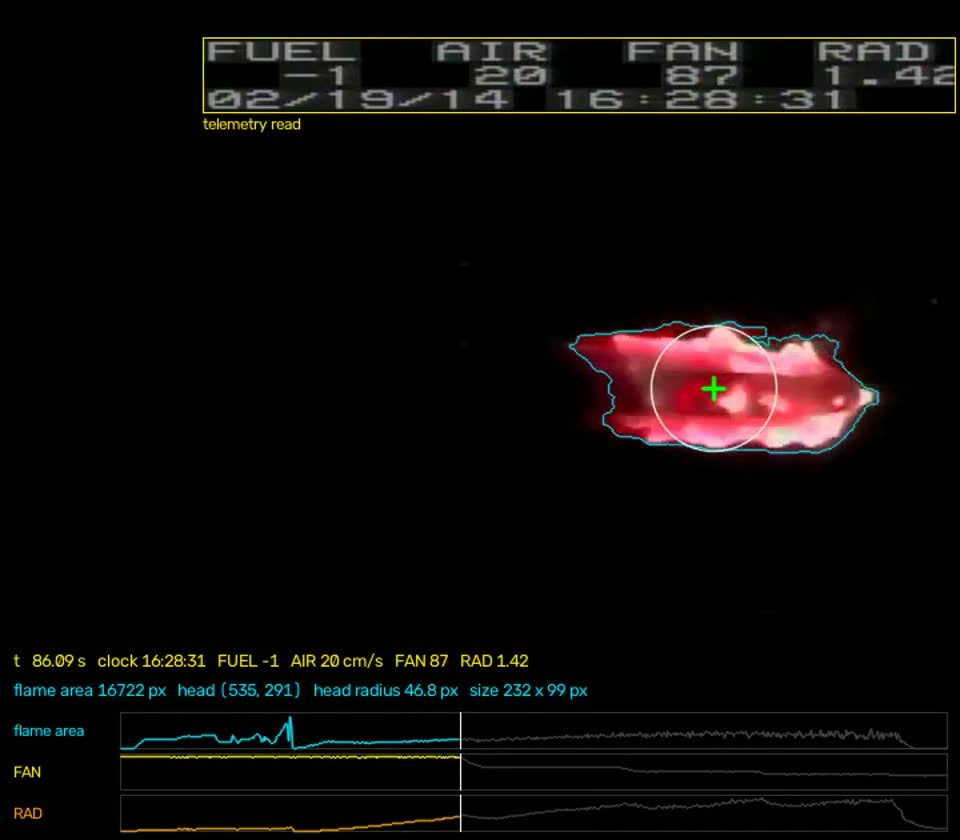
#> input picture site/hero.jpg, 960 x 840 px
$ python -i bass.py   (imports and definitions only)
#> lines starting #> are read from the running program, lines starting #| are printed output that depends on the picture; after the words box and inside, x2 and y2 are one past the last pixel; in counts of white or black regions, pixels touching at a corner belong together
#> further down, picture is the input picture: shape (840, 960, 3); mean B, G, R 8.7, 9.6, 12.6
"""BASS / BASS-II video reader: telemetry overlay and flame signal, frame by frame.

The BASS video burns a telemetry overlay into every frame:

    FUEL   AIR   FAN   RAD
      -2    20    89   0.26
    02/19/14 16:27:15

FUEL is the fuel-flow reading, AIR the anemometer reading (cm/s, slow
response), FAN the fan setting on the display, RAD the radiometer reading. The
overlay uses a fixed-pitch font at a fixed position, so every character sits in
a known cell.

Digit templates need no manual labels: the units-of-seconds digit of the clock
advances once per second in a known order, so it labels itself. Every other
digit cell is classified by normalised correlation against those templates.

Output is one row per video frame. A value is null when its cell could not be
read with confidence (frames where the overlay is mid-update); nothing is
interpolated or filled.

Geometry was measured on 720x480 files of PSI-25. `clock_selfcheck` and
`clock_step_ok` are reported per file so a different layout is detected
instead of silently misread.
"""
from __future__ import annotations

from dataclasses import dataclass

import cv2
import numpy as np

# Overlay geometry (pixels, 720x480 source).
CELL_X0 = 185.0      # left edge of character cell k = 0
CELL_PITCH = 28.63   # horizontal pitch between cells
CELL_W = 24
ROWS_LABELS = (32, 45)
ROWS_VALUES = (50, 63)
ROWS_CLOCK = (68, 81)
OVERLAY_BOTTOM = 90  # flame ROI starts below this row
FRAME_SIZE = (720, 480)
VISIBLE_RIGHT = 716    # columns from here on are black padding

LABEL_CELLS = (0, 1, 2, 3, 5, 6, 7, 10, 11, 12, 15, 16, 17)   # FUEL AIR FAN RAD
# Character cells (index k) on the values row. The value is right-aligned in each field.
FIELD_CELLS = {"fuel": (0, 1, 2), "air": (5, 6, 7), "fan": (10, 11, 12)}
RAD_CELLS = (15, 17, 18)       # units, tenths, hundredths ('.' at 16); cell 18 is cut by the frame edge
# Clock row: MM/DD/YY HH:MM:SS starting at cell -1.
DATE_CELLS = (-1, 0, 2, 3, 5, 6)
TIME_CELLS = (8, 9, 11, 12, 14, 15)
SEC_UNITS_CELL = 15

BLANK_MAX = 90        # a cell whose brightest pixel is below this is blank
MIN_SCORE = 0.80      # minimum template correlation to accept a digit
MAX_SHIFT = 2         # horizontal tolerance (px) when matching a cell to a template
FLAME_LEVEL = 60      # max(R,G,B) above this counts as a lit pixel
DIM_LEVEL = 24        # lower level for dim blue flames (near the quenching limit)
CORE_LEVEL = 200      # saturated flame core
MIN_REGION_PX = 40    # smaller lit regions are noise
BODY_SHARE = 0.25     # flame body: pixels above this share of the frame's peak level
CORE_SHARE = 0.85     # hot core: pixels above this share of the peak
LIGHTS_ON_BG = 10.0   # median level above this means the chamber lights are on
_KERNEL = np.ones((3, 3), np.uint8)
EDGE_MAX_LOSS = 0.01  # the cut RAD hundredths digit is dropped if cropping costs more than this in the self-check


@dataclass(frozen=True)
class VideoRead:
    fps: float
    n_frames: int
    duration_s: float
    clock_selfcheck: float   # share of seconds-units digits read correctly against the clock's own sequence (overlay frames only)
    overlay_present: float   # share of frames that carry the overlay at all
    clock_step_ok: float     # share of consecutive readable frames where the clock advances by 0 or 1 s
    edge_digit_check: float  # same self-check with the digit cropped like the cut RAD hundredths cell
    edge_visible_px: int     # visible width of the cut cell, of 24
    overlay_dx: float
    overlay_dy: int
    readable: dict           # share of frames with a value, per field
    frames: dict             # column name -> numpy array, one entry per frame


def _cell_x(k: int, dx: float = 0.0) -> int:
    return int(round(CELL_X0 + dx + CELL_PITCH * k))


# [134 lines left out: functions overlay_offset, _norm, _clock_templates, _anchor, _shifted, _classify and 2 more, not called in this run]


def flame_region(frame: np.ndarray):
    """Flame body and hot core below the overlay.

    The body is the connected region around the brightest pixels, cut at a level
    relative to the frame's peak (BODY_SHARE of the 99.9th percentile, never below
    DIM_LEVEL). A fixed low level would also take in the glow on the sample holder
    and reflections. The core is the part of the body within CORE_SHARE of the peak;
    its centroid is the point of highest luminous intensity.

    Returns (body_mask, stats) with stats = (body_area, core_cx, core_cy, x0, y0, w, h,
    body_cx, body_cy, core_area, peak, head_x, head_y, head_radius), or (None, None) when nothing reaches MIN_REGION_PX.
    No model: the chamber is dark, so levels and connected components are enough.
    """
    b, g, r = cv2.split(frame[OVERLAY_BOTTOM:])
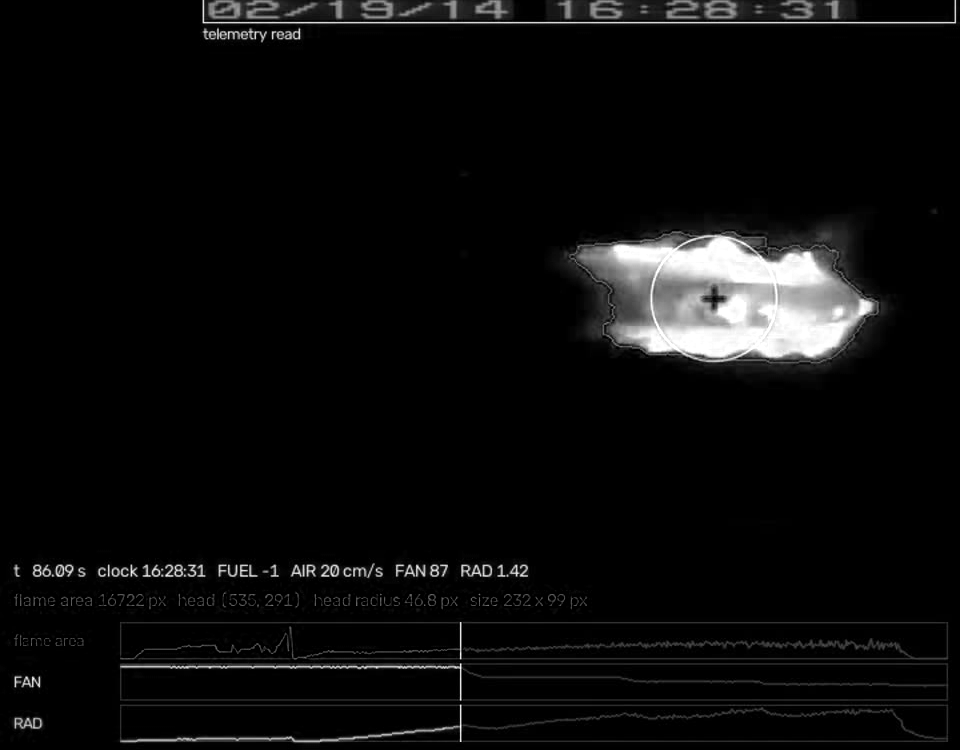
#> r: shape (750, 960); min 0, max 255, mean 11.8
    roi = cv2.GaussianBlur(cv2.max(cv2.max(b, g), r), (5, 5), 0)
    peak = float(np.percentile(roi, 99.9))
#> peak = 255
    if peak <= DIM_LEVEL:
        return None, None
    level = max(DIM_LEVEL, BODY_SHARE * peak)
#> level = 63.75
    m = cv2.morphologyEx((roi > level).astype(np.uint8), cv2.MORPH_OPEN, _KERNEL)
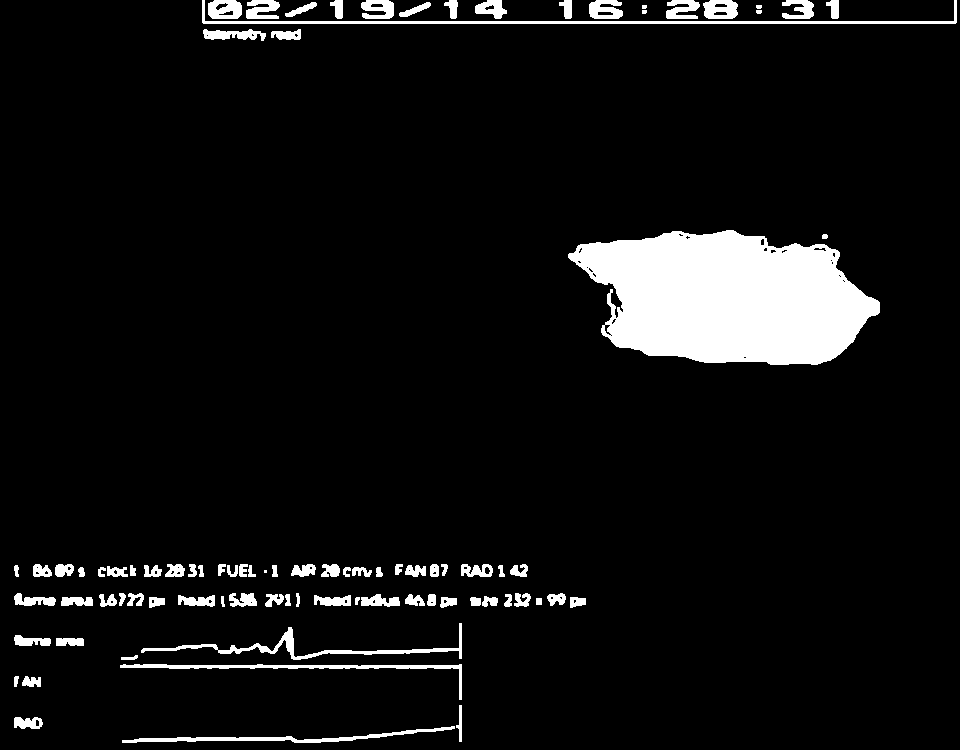
#> m: shape (750, 960); values 0 (black) and 1 (white), 7% white; 87 white regions (3 under 20 px), largest, box (x1, y1, x2, y2) and area: (568, 230, 880, 365) 30404, (202, 0, 957, 24) 2389, (141, 623, 462, 660) 1512
    n, labels, stats, cents = cv2.connectedComponentsWithStats(m, connectivity=8)
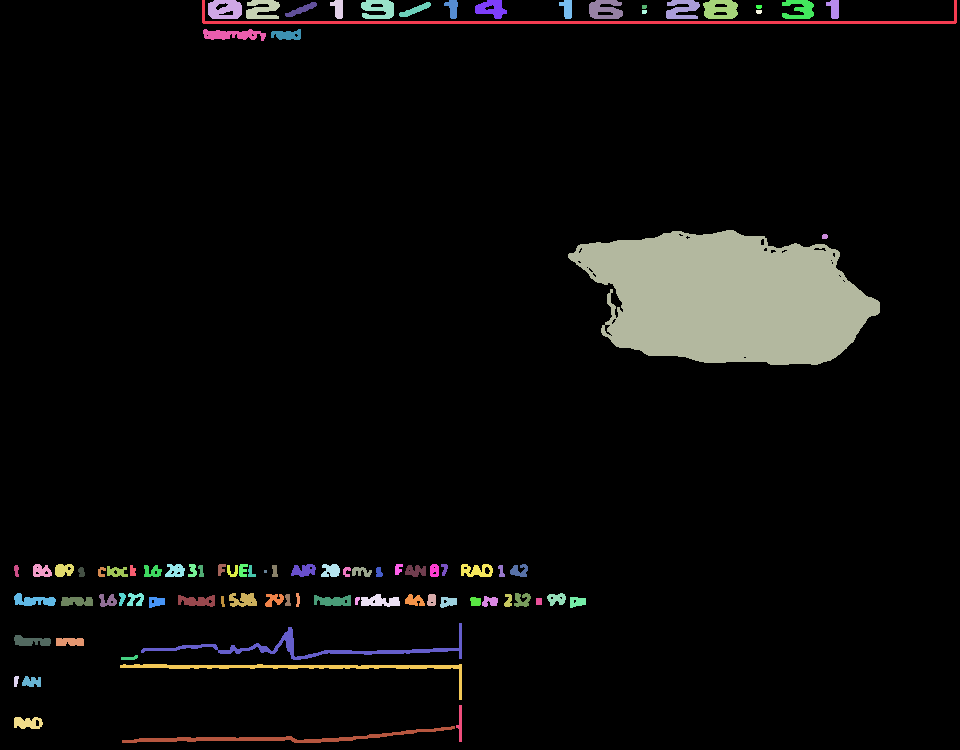
#> labels: shape (750, 960) int32; 88 distinct labels, from 0 to 87; one colour per label, 0 black
#> n = 88; stats = 88 rows, first 6: [0, 0, 960, 750, 669594], [202, 0, 755, 24, 2389], [208, 0, 34, 19, 525], [246, 0, 34, 19, 461], [330, 0, 13, 19, 169], [361, 0, 33, 19, 466]; cents = 88 pairs, first value 15.6 to 833.7, second value 6.36 to 737.3
    if n <= 1:
        return None, None
    # the component that holds the most light, not the one with the most pixels
    light = np.bincount(labels.ravel(), weights=roi.ravel().astype(np.float64), minlength=n)
#> light = 88 values, max 5539432 at index 22, min 748 at index 52, mean 107902.2
    light[0] = 0
    k = int(np.argmax(light))
#> k = 22
    area = int(stats[k, cv2.CC_STAT_AREA])
#> area = 30404
    if area < MIN_REGION_PX:
        return None, None
    comp = labels == k
#> comp: shape (750, 960) bool; 4.2% white; 1 white region, box (x1, y1, x2, y2) and area: (568, 230, 880, 365) 30404
    core = comp & (roi >= CORE_SHARE * peak)
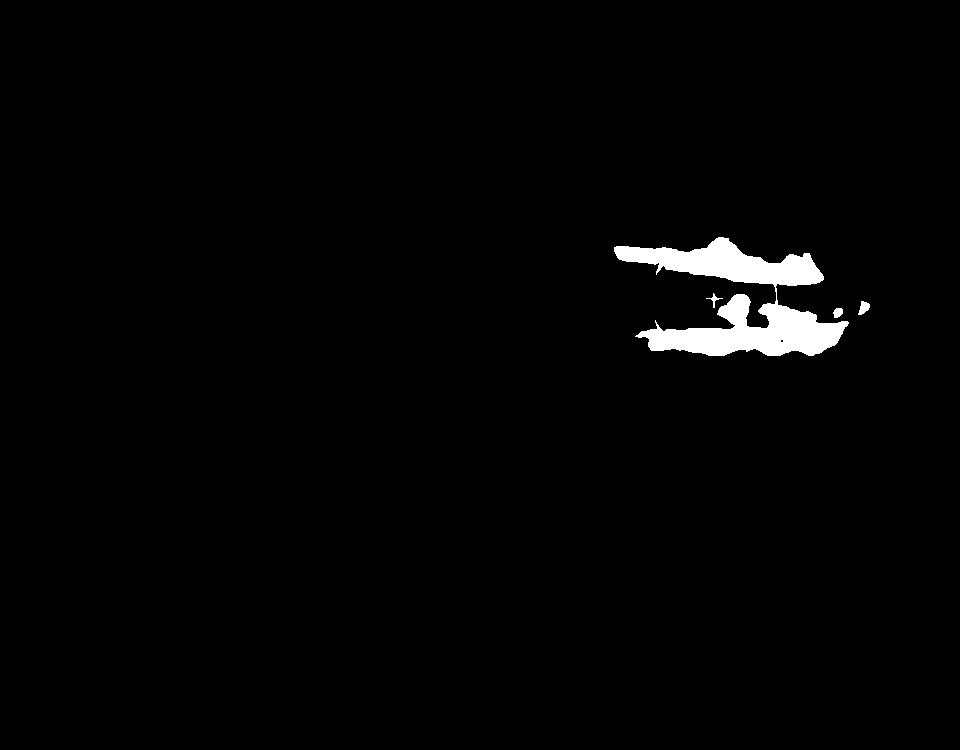
#> core: shape (750, 960) bool; 1.7% white; 4 white regions, box (x1, y1, x2, y2) and area: (614, 237, 849, 356) 11775, (858, 301, 870, 315) 105, (833, 308, 843, 318) 77, (706, 293, 723, 308) 56
    ys, xs = np.nonzero(core)
#> ys = 12013 values from 237 to 355; xs = 12013 values, max 869 at index 5439, min 614 at index 206, mean 742.4
    if xs.size == 0:
        ys, xs = np.nonzero(comp)
    full = np.zeros(frame.shape[:2], np.uint8)
    full[OVERLAY_BOTTOM:] = comp.astype(np.uint8)
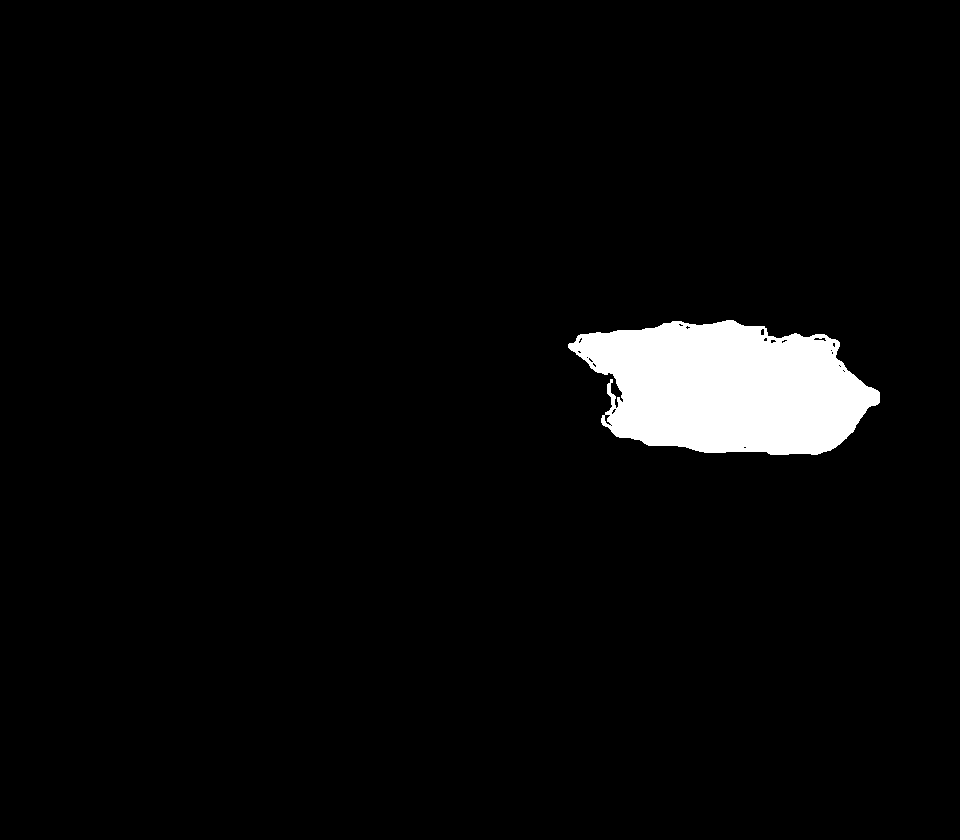
#> full: shape (840, 960); values 0 (black) and 1 (white), 3.8% white; 1 white region, box (x1, y1, x2, y2) and area: (568, 320, 880, 455) 30404
    x0, y0, w, h = (int(stats[k, i]) for i in (cv2.CC_STAT_LEFT, cv2.CC_STAT_TOP, cv2.CC_STAT_WIDTH, cv2.CC_STAT_HEIGHT))
#> x0 = 568; y0 = 230; w = 312; h = 135
    # flame head: the largest circle that fits inside the body. Its centre is where the
    # flame is anchored (the round head around the burning sample), not the tail.
    dist = cv2.distanceTransform(np.pad(comp.astype(np.uint8), 1), cv2.DIST_L2, 5)[1:-1, 1:-1]
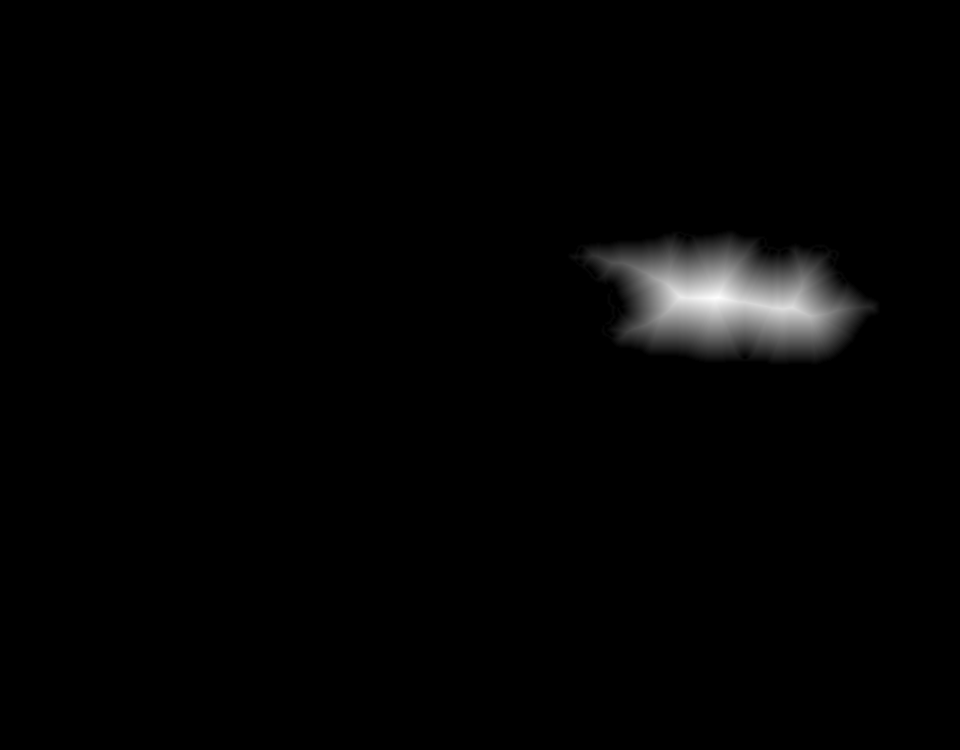
#> dist: shape (750, 960) float32; min 0, max 65.12, mean 1; drawn with min black and max white
    _, head_r, _, (hx, hy) = cv2.minMaxLoc(dist)
#> head_r = 65.12; hx = 718; hy = 297
    return full, (area, float(xs.mean()), float(ys.mean()) + OVERLAY_BOTTOM, x0, y0 + OVERLAY_BOTTOM, w, h,
                  float(cents[k][0]), float(cents[k][1]) + OVERLAY_BOTTOM, int(core.sum()), peak,
                  float(hx), float(hy) + OVERLAY_BOTTOM, float(head_r))


# [113 lines left out: function read_video, not called in this run]

>>> import cv2
>>> picture = cv2.imread('../../site/hero.jpg')
>>> result = flame_region(picture)
